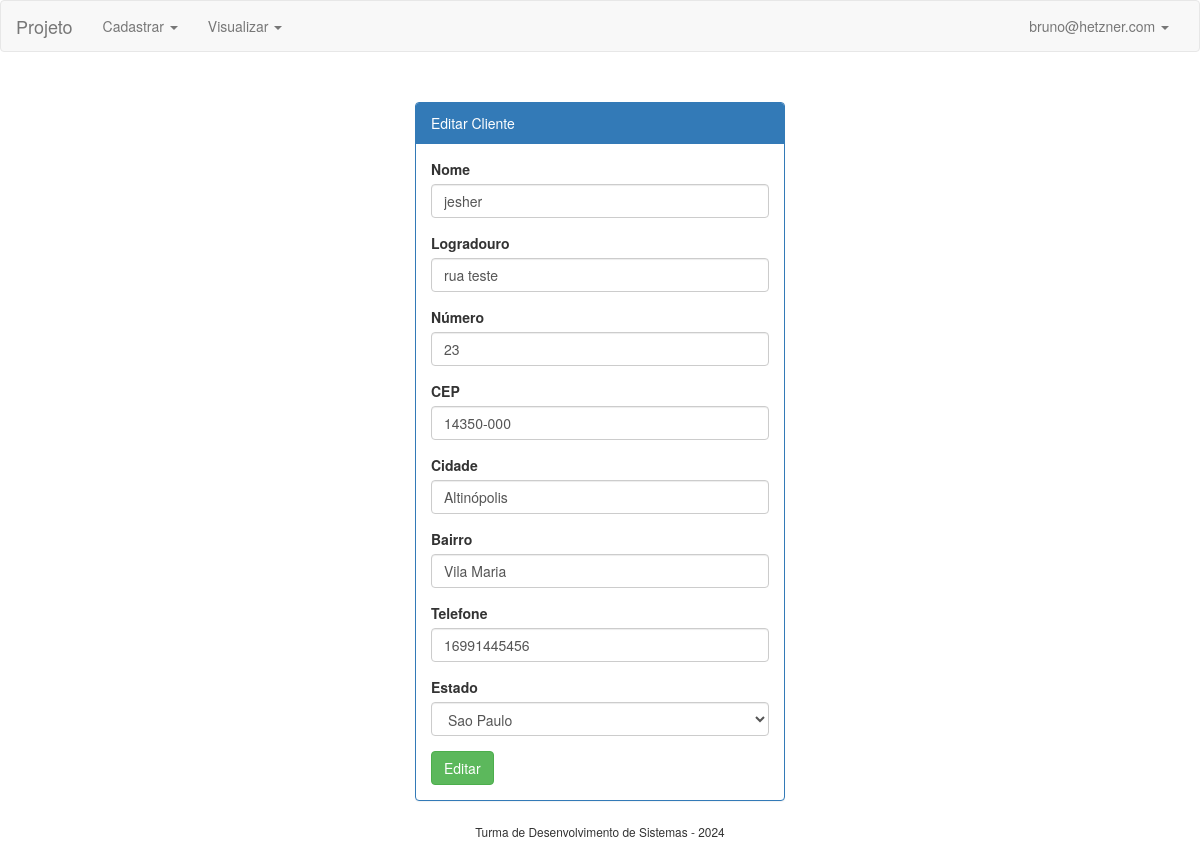
Page /editarCliente.php?id=1 (signed in) on the committed database.
### tables this page shows
CREATE TABLE `clientes` (
  `id_cliente` int NOT NULL,
  `nome` varchar(150) NOT NULL,
  `logradouro` varchar(250) NOT NULL,
  `numero` int NOT NULL,
  `cep` varchar(15) NOT NULL,
  `cidade` varchar(50) NOT NULL,
  `bairro` varchar(150) NOT NULL,
  `telefone` varchar(30) NOT NULL,
  `estado` varchar(100) NOT NULL
);

### editarCliente.php (the view, shortened to what this page needs)
<?php
include('config/config.php');
$id_cliente = $_GET['id'];
$sql = "SELECT * FROM clientes WHERE id_cliente = :id_cliente";
$consulta = $PDO->prepare($sql);
$consulta->bindParam(':id_cliente', $id_cliente);
$result = $consulta->execute();
$rows = $consulta->fetch(PDO::FETCH_ASSOC);
$nome           = $rows['nome'];
$logradouro     = $rows['logradouro'];
$numero         = $rows['numero'];
$cep            = $rows['cep'];
$cidade         = $rows['cidade'];
$bairro         = $rows['bairro'];
$telefone       = $rows['telefone'];
$estado         = $rows['estado'];
?>
<!DOCTYPE html>
<html lang="pt-br">
  <head>
    <?php include('include/header.php'); ?>
  </head>
  <body>
    <div class="container-fluid">
        <?php include('include/navbar.php'); ?>
        <div class="row formulario-login">
            <div class="col-md-offset-4 col-md-4 col-xs-offset-2 col-xs-8">
                <div class="panel panel-primary">
                    <div class="panel-heading">Editar Cliente</div>
                    <div class="panel-body">
                        <form>
                            <div class="form-group">
                                <label>Nome</label>
                                <input type="text" class="form-control" id="nome" name="nome" placeholder="nome" value="<?= $nome ?>">
                            </div>
                            <div class="form-group">
                                <label>Logradouro</label>
                                <input type="text" class="form-control" id="logradouro" name="logradouro" placeholder="logradouro" value="<?= $logradouro ?>">
                            </div>
                            <div class="form-group">
                                <label>Número</label>
                                <input type="text" class="form-control" id="numero" name="numero" placeholder="numero" value="<?= $numero ?>">
                            </div>
                            <div class="form-group">
                                <label>CEP</label>
                                <input type="text" class="form-control" id="cep" name="cep" placeholder="cep" value="<?= $cep ?>">
                            </div>
                            <div class="form-group">
                                <label>Cidade</label>
                                <input type="text" class="form-control" id="cidade" name="cidade" placeholder="cidade" value="<?= $cidade ?>">
                            </div>
                            <div class="form-group">
                                <label>Bairro</label>
                                <input type="text" class="form-control" id="bairro" name="bairro" placeholder="bairro" value="<?= $bairro ?>">
                            </div>
                            <div class="form-group">
                                <label>Telefone</label>
                                <input type="text" class="form-control" id="telefone" name="telefone" placeholder="telefone" value="<?= $telefone ?>">
                            </div>
                            <div class="form-group">
                                <label>Estado</label>
                                <select class="form-control" name="estado" id="estado" value="<?= $estado ?>">>
                                  <option value="Sao Paulo">Sao Paulo</option>
                                </select>
                            </div>
                            <button type="button" class="btn btn-success" id="btn-editar-cliente" name="btn-editar-cliente">Editar</button>
                        </form>
                    </div>
                </div>
            </div>
        </div>
        <?php include('include/footer.php'); ?>
    </div>
  </body>
</html>

### css/estilo.css (style rules this page uses)
.formulario-login { padding-top: 30px; }

### rows in the picture
clientes: nome "jesher", logradouro "rua teste", numero "23", cep "14350-000", cidade "Altinópolis", bairro "Vila Maria", telefone "16991445456", estado "Sao Paulo"

### other values in the picture
$_SESSION['email'] "bruno@hetzner.com"
